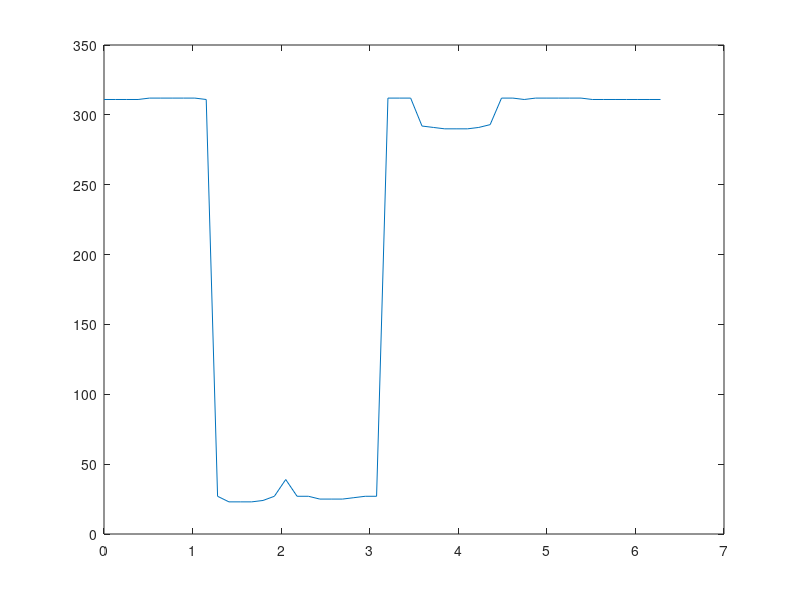

MATLAB code for this plot:
rho = [ 311 311 311 311 312 312 312 312 312 311 27 23 23 23 24 27 39 27 27 25 25 25 26 27 27 312 312 312 292 291 290 290 290 291 293 312 312 311 312 312 312 312 312 311 311 311 311 311 311 311];
theta = linspace(0, 2*pi, length(rho));

plot(theta, rho)
